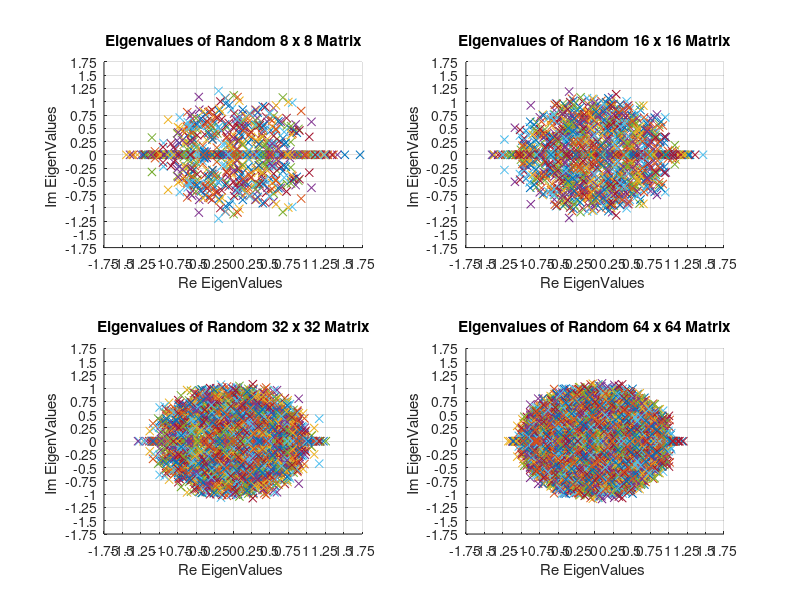

MATLAB code for this plot:
clear		
figure(101)           
clf                
hold off

subplot(2,2,1);
hold on
grid on
xlim([-1.75,1.75]);
ylim([-1.75,1.75]);
xticks(-1.75:.25:1.75);
yticks(-1.75:.25:1.75);
xlabel('Re{ EigenValues }')
ylabel('Im{ EigenValues }')
title('Eigenvalues of Random 8 x 8 Matrix')
for i = 1: 100
    m = 8;
    
    A = randn(m,m) ./ sqrt(m);
    eigVals = eig(A);

    plot(eigVals,'x');
end

subplot(2,2,2);
hold on
grid on
xlim([-1.75,1.75]);
ylim([-1.75,1.75]);
xticks(-1.75:.25:1.75);
yticks(-1.75:.25:1.75);
xlabel('Re{ EigenValues }')
ylabel('Im{ EigenValues }')
title('Eigenvalues of Random 16 x 16 Matrix')
for i = 1: 100
    m = 16;
    
    A = randn(m,m) ./ sqrt(m);
    eigVals = eig(A);

    plot(eigVals,'x');
end


subplot(2,2,3);
hold on
grid on
xlim([-1.75,1.75]);
ylim([-1.75,1.75]);
xticks(-1.75:.25:1.75);
yticks(-1.75:.25:1.75);
xlabel('Re{ EigenValues }')
ylabel('Im{ EigenValues }')
title('Eigenvalues of Random 32 x 32 Matrix')
for i = 1: 100
    m = 32;
    
    A = randn(m,m) ./ sqrt(m);
    eigVals = eig(A);

    plot(eigVals,'x');
end


subplot(2,2,4);
hold on
grid on
xlim([-1.75,1.75]);
ylim([-1.75,1.75]);
xticks(-1.75:.25:1.75);
yticks(-1.75:.25:1.75);
xlabel('Re{ EigenValues }')
ylabel('Im{ EigenValues }')
title('Eigenvalues of Random 64 x 64 Matrix')
for i = 1: 100
    m = 64;
    
    A = randn(m,m) ./ sqrt(m);
    eigVals = eig(A);

    plot(eigVals,'x');
end






